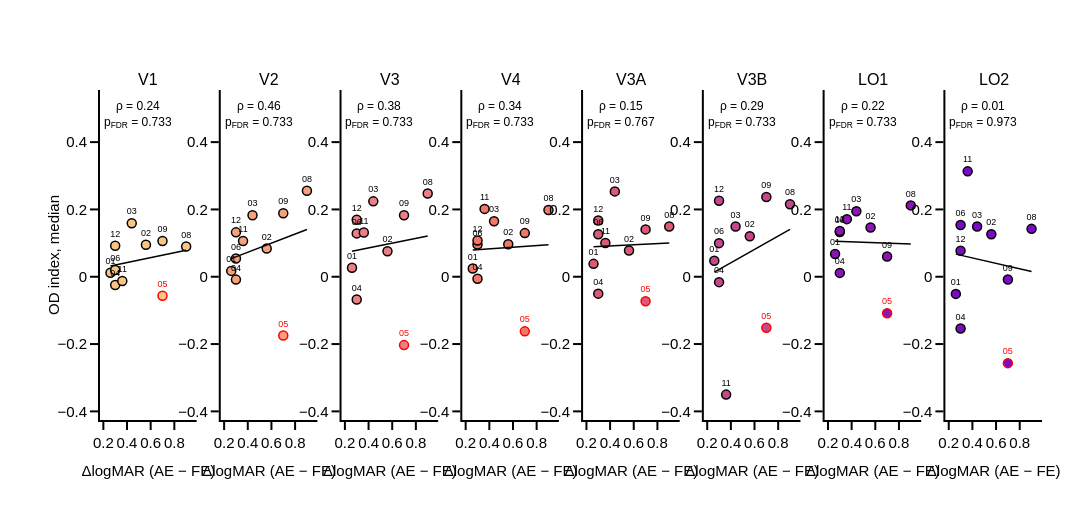
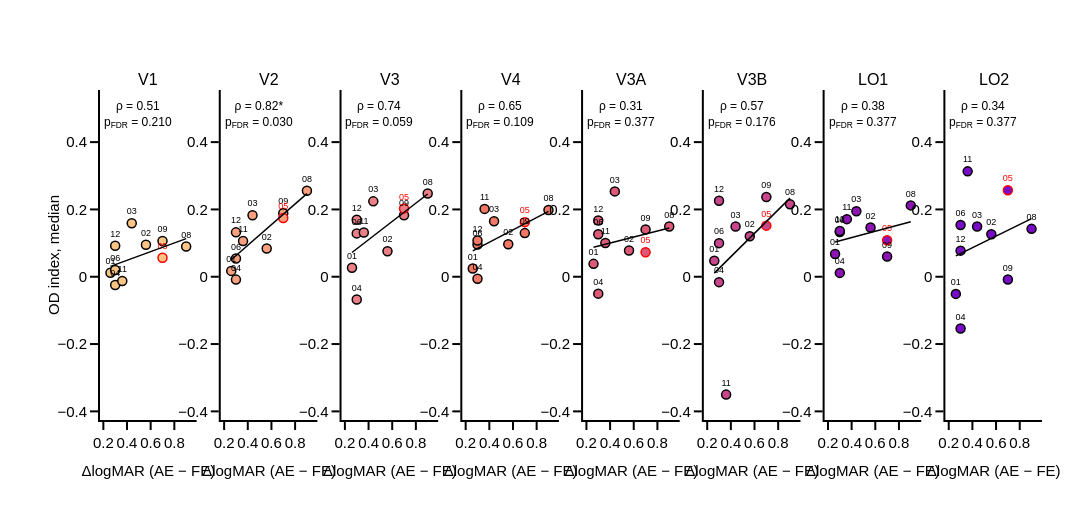

Notebook code for these charts, in order:
### Code cell
s_clin_od = {v: clin_tests(od_clin[v], 'od_index') for v in versions}
print('OD index vs ΔlogMAR')
print(pd.concat({v: s_clin_od[v][['n', 'rho', 'p_fdr']] for v in versions}, axis=1).round(3).to_string())
for v in versions:
    print('\n========== sub-05 {} =========='.format(v))
    scatter_figure(od_clin[v], 'od_index', s_clin_od[v], 'OD index, median', y_range('od_index'),
                   'od_final_fig3a_od_index_vs_dlogmar_{}'.format(version_suffix[v]))

### Figure 1 — Plotly figure (JSON) as saved in the notebook; plotly's stock layout.template omitted (floating-point values rounded to 4 significant figures)
{"data": [{"marker": {"color": "rgb(250, 196, 132)", "line": {"color": ["black", "black", "black", "black", "red", "black", "black", "black", "black", "black"], "width": 1.5}, "size": 9}, "mode": "markers+text", "showlegend": false, "text": ["01", "02", "03", "04", "05", "06", "08", "09", "11", "12"], "textfont": {"color": ["black", "black", "black", "black", "red", "black", "black", "black", "black", "black"], "size": 9}, "textposition": "top center", "type": "scatter", "x": [0.26, 0.56, 0.44, 0.3, 0.7, 0.3, 0.9, 0.7, 0.36, 0.3], "xaxis": "x", "y": [0.01191, 0.09497, 0.1592, -0.02452, -0.05648, 0.01981, 0.08977, 0.1064, -0.0127, 0.09188], "yaxis": "y"}, {"line": {"color": "black", "width": 1.5}, "mode": "lines", "showlegend": false, "type": "scatter", "x": [0.26, 0.9], "xaxis": "x", "y": [0.03183, 0.07851], "yaxis": "y"}, {"marker": {"color": "rgb(248, 160, 126)", "line": {"color": ["black", "black", "black", "black", "red", "black", "black", "black", "black", "black"], "width": 1.5}, "size": 9}, "mode": "markers+text", "showlegend": false, "text": ["01", "02", "03", "04", "05", "06", "08", "09", "11", "12"], "textfont": {"color": ["black", "black", "black", "black", "red", "black", "black", "black", "black", "black"], "size": 9}, "textposition": "top center", "type": "scatter", "x": [0.26, 0.56, 0.44, 0.3, 0.7, 0.3, 0.9, 0.7, 0.36, 0.3], "xaxis": "x2", "y": [0.01734, 0.08381, 0.1826, -0.008454, -0.1744, 0.05399, 0.2554, 0.1885, 0.1064, 0.1319], "yaxis": "y2"}, {"line": {"color": "black", "width": 1.5}, "mode": "lines", "showlegend": false, "type": "scatter", "x": [0.26, 0.9], "xaxis": "x2", "y": [0.05372, 0.1402], "yaxis": "y2"}, {"marker": {"color": "rgb(235, 127, 134)", "line": {"color": ["black", "black", "black", "black", "red", "black", "black", "black", "black", "black"], "width": 1.5}, "size": 9}, "mode": "markers+text", "showlegend": false, "text": ["01", "02", "03", "04", "05", "06", "08", "09", "11", "12"], "textfont": {"color": ["black", "black", "black", "black", "red", "black", "black", "black", "black", "black"], "size": 9}, "textposition": "top center", "type": "scatter", "x": [0.26, 0.56, 0.44, 0.3, 0.7, 0.3, 0.9, 0.7, 0.36, 0.3], "xaxis": "x3", "y": [0.02696, 0.07596, 0.224, -0.06742, -0.2031, 0.1288, 0.2473, 0.1828, 0.1316, 0.1696], "yaxis": "y3"}, {"line": {"color": "black", "width": 1.5}, "mode": "lines", "showlegend": false, "type": "scatter", "x": [0.26, 0.9], "xaxis": "x3", "y": [0.07588, 0.1214], "yaxis": "y3"}, {"marker": {"color": "rgb(240, 120, 100)", "line": {"color": ["black", "black", "black", "black", "red", "black", "black", "black", "black", "black"], "width": 1.5}, "size": 9}, "mode": "markers+text", "showlegend": false, "text": ["01", "02", "03", "04", "05", "06", "08", "09", "11", "12"], "textfont": {"color": ["black", "black", "black", "black", "red", "black", "black", "black", "black", "black"], "size": 9}, "textposition": "top center", "type": "scatter", "x": [0.26, 0.56, 0.44, 0.3, 0.7, 0.3, 0.9, 0.7, 0.36, 0.3], "xaxis": "x4", "y": [0.02465, 0.09643, 0.1651, -0.006037, -0.1622, 0.09546, 0.1982, 0.1296, 0.2015, 0.1077], "yaxis": "y4"}, {"line": {"color": "black", "width": 1.5}, "mode": "lines", "showlegend": false, "type": "scatter", "x": [0.26, 0.9], "xaxis": "x4", "y": [0.07982, 0.09488], "yaxis": "y4"}, {"marker": {"color": "rgb(220, 90, 120)", "line": {"color": ["black", "black", "black", "black", "red", "black", "black", "black", "black", "black"], "width": 1.5}, "size": 9}, "mode": "markers+text", "showlegend": false, "text": ["01", "02", "03", "04", "05", "06", "08", "09", "11", "12"], "textfont": {"color": ["black", "black", "black", "black", "red", "black", "black", "black", "black", "black"], "size": 9}, "textposition": "top center", "type": "scatter", "x": [0.26, 0.56, 0.44, 0.3, 0.7, 0.3, 0.9, 0.7, 0.36, 0.3], "xaxis": "x5", "y": [0.03828, 0.07778, 0.2536, -0.05025, -0.07299, 0.1261, 0.149, 0.1407, 0.1003, 0.1672], "yaxis": "y5"}, {"line": {"color": "black", "width": 1.5}, "mode": "lines", "showlegend": false, "type": "scatter", "x": [0.26, 0.9], "xaxis": "x5", "y": [0.08921, 0.1001], "yaxis": "y5"}, {"marker": {"color": "rgb(200, 70, 140)", "line": {"color": ["black", "black", "black", "black", "red", "black", "black", "black", "black", "black"], "width": 1.5}, "size": 9}, "mode": "markers+text", "showlegend": false, "text": ["01", "02", "03", "04", "05", "06", "08", "09", "11", "12"], "textfont": {"color": ["black", "black", "black", "black", "red", "black", "black", "black", "black", "black"], "size": 9}, "textposition": "top center", "type": "scatter", "x": [0.26, 0.56, 0.44, 0.3, 0.7, 0.3, 0.9, 0.7, 0.36, 0.3], "xaxis": "x6", "y": [0.04765, 0.1204, 0.1491, -0.01602, -0.1518, 0.0998, 0.2151, 0.2371, -0.3502, 0.2256], "yaxis": "y6"}, {"line": {"color": "black", "width": 1.5}, "mode": "lines", "showlegend": false, "type": "scatter", "x": [0.26, 0.9], "xaxis": "x6", "y": [0.01363, 0.1406], "yaxis": "y6"}, {"marker": {"color": "rgb(140, 20, 180)", "line": {"color": ["black", "black", "black", "black", "red", "black", "black", "black", "black", "black"], "width": 1.5}, "size": 9}, "mode": "markers+text", "showlegend": false, "text": ["01", "02", "03", "04", "05", "06", "08", "09", "11", "12"], "textfont": {"color": ["black", "black", "black", "black", "red", "black", "black", "black", "black", "black"], "size": 9}, "textposition": "top center", "type": "scatter", "x": [0.26, 0.56, 0.44, 0.3, 0.7, 0.3, 0.9, 0.7, 0.36, 0.3], "xaxis": "x7", "y": [0.06749, 0.1463, 0.1947, 0.01146, -0.1082, 0.1327, 0.2119, 0.05991, 0.1712, 0.1363], "yaxis": "y7"}, {"line": {"color": "black", "width": 1.5}, "mode": "lines", "showlegend": false, "type": "scatter", "x": [0.26, 0.9], "xaxis": "x7", "y": [0.1052, 0.09706], "yaxis": "y7"}, {"marker": {"color": "rgb(120, 10, 200)", "line": {"color": ["black", "black", "black", "black", "red", "black", "black", "black", "black", "black"], "width": 1.5}, "size": 9}, "mode": "markers+text", "showlegend": false, "text": ["01", "02", "03", "04", "05", "06", "08", "09", "11", "12"], "textfont": {"color": ["black", "black", "black", "black", "red", "black", "black", "black", "black", "black"], "size": 9}, "textposition": "top center", "type": "scatter", "x": [0.26, 0.56, 0.44, 0.3, 0.7, 0.3, 0.9, 0.7, 0.36, 0.3], "xaxis": "x8", "y": [-0.05102, 0.1263, 0.1492, -0.1538, -0.2568, 0.1539, 0.1423, -0.008247, 0.3131, 0.07749], "yaxis": "y8"}, {"line": {"color": "black", "width": 1.5}, "mode": "lines", "showlegend": false, "type": "scatter", "x": [0.26, 0.9], "xaxis": "x8", "y": [0.06722, 0.0154], "yaxis": "y8"}], "layout": {"annotations": [{"font": {"size": 16}, "showarrow": false, "text": "V1", "x": 0.05128, "xanchor": "center", "xref": "paper", "y": 1, "yanchor": "bottom", "yref": "paper"}, {"font": {"size": 16}, "showarrow": false, "text": "V2", "x": 0.1795, "xanchor": "center", "xref": "paper", "y": 1, "yanchor": "bottom", "yref": "paper"}, {"font": {"size": 16}, "showarrow": false, "text": "V3", "x": 0.3077, "xanchor": "center", "xref": "paper", "y": 1, "yanchor": "bottom", "yref": "paper"}, {"font": {"size": 16}, "showarrow": false, "text": "V4", "x": 0.4359, "xanchor": "center", "xref": "paper", "y": 1, "yanchor": "bottom", "yref": "paper"}, {"font": {"size": 16}, "showarrow": false, "text": "V3A", "x": 0.5641, "xanchor": "center", "xref": "paper", "y": 1, "yanchor": "bottom", "yref": "paper"}, {"font": {"size": 16}, "showarrow": false, "text": "V3B", "x": 0.6923, "xanchor": "center", "xref": "paper", "y": 1, "yanchor": "bottom", "yref": "paper"}, {"font": {"size": 16}, "showarrow": false, "text": "LO1", "x": 0.8205, "xanchor": "center", "xref": "paper", "y": 1, "yanchor": "bottom", "yref": "paper"}, {"font": {"size": 16}, "showarrow": false, "text": "LO2", "x": 0.9487, "xanchor": "center", "xref": "paper", "y": 1, "yanchor": "bottom", "yref": "paper"}, {"font": {"size": 12}, "showarrow": false, "text": "ρ = 0.24<br>p<sub>FDR</sub> = 0.733", "x": 0.02, "xanchor": "left", "xref": "x domain", "y": 0.98, "yanchor": "top", "yref": "y domain"}, {"font": {"size": 12}, "showarrow": false, "text": "ρ = 0.46<br>p<sub>FDR</sub> = 0.733", "x": 0.02, "xanchor": "left", "xref": "x2 domain", "y": 0.98, "yanchor": "top", "yref": "y2 domain"}, {"font": {"size": 12}, "showarrow": false, "text": "ρ = 0.38<br>p<sub>FDR</sub> = 0.733", "x": 0.02, "xanchor": "left", "xref": "x3 domain", "y": 0.98, "yanchor": "top", "yref": "y3 domain"}, {"font": {"size": 12}, "showarrow": false, "text": "ρ = 0.34<br>p<sub>FDR</sub> = 0.733", "x": 0.02, "xanchor": "left", "xref": "x4 domain", "y": 0.98, "yanchor": "top", "yref": "y4 domain"}, {"font": {"size": 12}, "showarrow": false, "text": "ρ = 0.15<br>p<sub>FDR</sub> = 0.767", "x": 0.02, "xanchor": "left", "xref": "x5 domain", "y": 0.98, "yanchor": "top", "yref": "y5 domain"}, {"font": {"size": 12}, "showarrow": false, "text": "ρ = 0.29<br>p<sub>FDR</sub> = 0.733", "x": 0.02, "xanchor": "left", "xref": "x6 domain", "y": 0.98, "yanchor": "top", "yref": "y6 domain"}, {"font": {"size": 12}, "showarrow": false, "text": "ρ = 0.22<br>p<sub>FDR</sub> = 0.733", "x": 0.02, "xanchor": "left", "xref": "x7 domain", "y": 0.98, "yanchor": "top", "yref": "y7 domain"}, {"font": {"size": 12}, "showarrow": false, "text": "ρ = 0.01<br>p<sub>FDR</sub> = 0.973", "x": 0.02, "xanchor": "left", "xref": "x8 domain", "y": 0.98, "yanchor": "top", "yref": "y8 domain"}], "height": 525, "margin": {"b": 105, "l": 100, "r": 50, "t": 90}, "width": 2100, "xaxis": {"anchor": "y", "autorange": true, "domain": [0, 0.1026], "range": [0.2007, 0.9593], "showline": true, "title": {"text": "ΔlogMAR (AE − FE)"}, "type": "linear"}, "xaxis2": {"anchor": "y2", "autorange": true, "domain": [0.1282, 0.2308], "range": [0.2007, 0.9593], "showline": true, "title": {"text": "ΔlogMAR (AE − FE)"}, "type": "linear"}, "xaxis3": {"anchor": "y3", "autorange": true, "domain": [0.2564, 0.359], "range": [0.2007, 0.9593], "showline": true, "title": {"text": "ΔlogMAR (AE − FE)"}, "type": "linear"}, "xaxis4": {"anchor": "y4", "autorange": true, "domain": [0.3846, 0.4872], "range": [0.2007, 0.9593], "showline": true, "title": {"text": "ΔlogMAR (AE − FE)"}, "type": "linear"}, "xaxis5": {"anchor": "y5", "autorange": true, "domain": [0.5128, 0.6154], "range": [0.2007, 0.9593], "showline": true, "title": {"text": "ΔlogMAR (AE − FE)"}, "type": "linear"}, "xaxis6": {"anchor": "y6", "autorange": true, "domain": [0.641, 0.7436], "range": [0.2007, 0.9593], "showline": true, "title": {"text": "ΔlogMAR (AE − FE)"}, "type": "linear"}, "xaxis7": {"anchor": "y7", "autorange": true, "domain": [0.7692, 0.8718], "range": [0.2007, 0.9593], "showline": true, "title": {"text": "ΔlogMAR (AE − FE)"}, "type": "linear"}, "xaxis8": {"anchor": "y8", "autorange": true, "domain": [0.8974, 1.0], "range": [0.2007, 0.9593], "showline": true, "title": {"text": "ΔlogMAR (AE − FE)"}, "type": "linear"}, "yaxis": {"anchor": "x", "domain": [0, 1], "range": [-0.4256, 0.5549], "showline": true, "title": {"text": "OD index, median"}, "type": "linear"}, "yaxis2": {"anchor": "x2", "domain": [0, 1], "range": [-0.4256, 0.5549], "showline": true, "type": "linear"}, "yaxis3": {"anchor": "x3", "domain": [0, 1], "range": [-0.4256, 0.5549], "showline": true, "type": "linear"}, "yaxis4": {"anchor": "x4", "domain": [0, 1], "range": [-0.4256, 0.5549], "showline": true, "type": "linear"}, "yaxis5": {"anchor": "x5", "domain": [0, 1], "range": [-0.4256, 0.5549], "showline": true, "type": "linear"}, "yaxis6": {"anchor": "x6", "domain": [0, 1], "range": [-0.4256, 0.5549], "showline": true, "type": "linear"}, "yaxis7": {"anchor": "x7", "domain": [0, 1], "range": [-0.4256, 0.5549], "showline": true, "type": "linear"}, "yaxis8": {"anchor": "x8", "domain": [0, 1], "range": [-0.4256, 0.5549], "showline": true, "type": "linear"}}}

### Figure 2 — Plotly figure (JSON) as saved in the notebook; plotly's stock layout.template omitted (floating-point values rounded to 4 significant figures)
{"data": [{"marker": {"color": "rgb(250, 196, 132)", "line": {"color": ["black", "black", "black", "black", "black", "black", "black", "black", "black", "red"], "width": 1.5}, "size": 9}, "mode": "markers+text", "showlegend": false, "text": ["01", "02", "03", "04", "06", "08", "09", "11", "12", "05"], "textfont": {"color": ["black", "black", "black", "black", "black", "black", "black", "black", "black", "red"], "size": 9}, "textposition": "top center", "type": "scatter", "x": [0.26, 0.56, 0.44, 0.3, 0.3, 0.9, 0.7, 0.36, 0.3, 0.7], "xaxis": "x", "y": [0.01191, 0.09497, 0.1592, -0.02452, 0.01981, 0.08977, 0.1064, -0.0127, 0.09188, 0.05648], "yaxis": "y"}, {"line": {"color": "black", "width": 1.5}, "mode": "lines", "showlegend": false, "type": "scatter", "x": [0.26, 0.9], "xaxis": "x", "y": [0.03074, 0.1131], "yaxis": "y"}, {"marker": {"color": "rgb(248, 160, 126)", "line": {"color": ["black", "black", "black", "black", "black", "black", "black", "black", "black", "red"], "width": 1.5}, "size": 9}, "mode": "markers+text", "showlegend": false, "text": ["01", "02", "03", "04", "06", "08", "09", "11", "12", "05"], "textfont": {"color": ["black", "black", "black", "black", "black", "black", "black", "black", "black", "red"], "size": 9}, "textposition": "top center", "type": "scatter", "x": [0.26, 0.56, 0.44, 0.3, 0.3, 0.9, 0.7, 0.36, 0.3, 0.7], "xaxis": "x2", "y": [0.01734, 0.08381, 0.1826, -0.008454, 0.05399, 0.2554, 0.1885, 0.1064, 0.1319, 0.1744], "yaxis": "y2"}, {"line": {"color": "black", "width": 1.5}, "mode": "lines", "showlegend": false, "type": "scatter", "x": [0.26, 0.9], "xaxis": "x2", "y": [0.05034, 0.2471], "yaxis": "y2"}, {"marker": {"color": "rgb(235, 127, 134)", "line": {"color": ["black", "black", "black", "black", "black", "black", "black", "black", "black", "red"], "width": 1.5}, "size": 9}, "mode": "markers+text", "showlegend": false, "text": ["01", "02", "03", "04", "06", "08", "09", "11", "12", "05"], "textfont": {"color": ["black", "black", "black", "black", "black", "black", "black", "black", "black", "red"], "size": 9}, "textposition": "top center", "type": "scatter", "x": [0.26, 0.56, 0.44, 0.3, 0.3, 0.9, 0.7, 0.36, 0.3, 0.7], "xaxis": "x3", "y": [0.02696, 0.07596, 0.224, -0.06742, 0.1288, 0.2473, 0.1828, 0.1316, 0.1696, 0.2031], "yaxis": "y3"}, {"line": {"color": "black", "width": 1.5}, "mode": "lines", "showlegend": false, "type": "scatter", "x": [0.26, 0.9], "xaxis": "x3", "y": [0.07193, 0.2459], "yaxis": "y3"}, {"marker": {"color": "rgb(240, 120, 100)", "line": {"color": ["black", "black", "black", "black", "black", "black", "black", "black", "black", "red"], "width": 1.5}, "size": 9}, "mode": "markers+text", "showlegend": false, "text": ["01", "02", "03", "04", "06", "08", "09", "11", "12", "05"], "textfont": {"color": ["black", "black", "black", "black", "black", "black", "black", "black", "black", "red"], "size": 9}, "textposition": "top center", "type": "scatter", "x": [0.26, 0.56, 0.44, 0.3, 0.3, 0.9, 0.7, 0.36, 0.3, 0.7], "xaxis": "x4", "y": [0.02465, 0.09643, 0.1651, -0.006037, 0.09546, 0.1982, 0.1296, 0.2015, 0.1077, 0.1622], "yaxis": "y4"}, {"line": {"color": "black", "width": 1.5}, "mode": "lines", "showlegend": false, "type": "scatter", "x": [0.26, 0.9], "xaxis": "x4", "y": [0.07667, 0.1943], "yaxis": "y4"}, {"marker": {"color": "rgb(220, 90, 120)", "line": {"color": ["black", "black", "black", "black", "black", "black", "black", "black", "black", "red"], "width": 1.5}, "size": 9}, "mode": "markers+text", "showlegend": false, "text": ["01", "02", "03", "04", "06", "08", "09", "11", "12", "05"], "textfont": {"color": ["black", "black", "black", "black", "black", "black", "black", "black", "black", "red"], "size": 9}, "textposition": "top center", "type": "scatter", "x": [0.26, 0.56, 0.44, 0.3, 0.3, 0.9, 0.7, 0.36, 0.3, 0.7], "xaxis": "x5", "y": [0.03828, 0.07778, 0.2536, -0.05025, 0.1261, 0.149, 0.1407, 0.1003, 0.1672, 0.07299], "yaxis": "y5"}, {"line": {"color": "black", "width": 1.5}, "mode": "lines", "showlegend": false, "type": "scatter", "x": [0.26, 0.9], "xaxis": "x5", "y": [0.08779, 0.1448], "yaxis": "y5"}, {"marker": {"color": "rgb(200, 70, 140)", "line": {"color": ["black", "black", "black", "black", "black", "black", "black", "black", "black", "red"], "width": 1.5}, "size": 9}, "mode": "markers+text", "showlegend": false, "text": ["01", "02", "03", "04", "06", "08", "09", "11", "12", "05"], "textfont": {"color": ["black", "black", "black", "black", "black", "black", "black", "black", "black", "red"], "size": 9}, "textposition": "top center", "type": "scatter", "x": [0.26, 0.56, 0.44, 0.3, 0.3, 0.9, 0.7, 0.36, 0.3, 0.7], "xaxis": "x6", "y": [0.04765, 0.1204, 0.1491, -0.01602, 0.0998, 0.2151, 0.2371, -0.3502, 0.2256, 0.1518], "yaxis": "y6"}, {"line": {"color": "black", "width": 1.5}, "mode": "lines", "showlegend": false, "type": "scatter", "x": [0.26, 0.9], "xaxis": "x6", "y": [0.01069, 0.2336], "yaxis": "y6"}, {"marker": {"color": "rgb(140, 20, 180)", "line": {"color": ["black", "black", "black", "black", "black", "black", "black", "black", "black", "red"], "width": 1.5}, "size": 9}, "mode": "markers+text", "showlegend": false, "text": ["01", "02", "03", "04", "06", "08", "09", "11", "12", "05"], "textfont": {"color": ["black", "black", "black", "black", "black", "black", "black", "black", "black", "red"], "size": 9}, "textposition": "top center", "type": "scatter", "x": [0.26, 0.56, 0.44, 0.3, 0.3, 0.9, 0.7, 0.36, 0.3, 0.7], "xaxis": "x7", "y": [0.06749, 0.1463, 0.1947, 0.01146, 0.1327, 0.2119, 0.05991, 0.1712, 0.1363, 0.1082], "yaxis": "y7"}, {"line": {"color": "black", "width": 1.5}, "mode": "lines", "showlegend": false, "type": "scatter", "x": [0.26, 0.9], "xaxis": "x7", "y": [0.1031, 0.1634], "yaxis": "y7"}, {"marker": {"color": "rgb(120, 10, 200)", "line": {"color": ["black", "black", "black", "black", "black", "black", "black", "black", "black", "red"], "width": 1.5}, "size": 9}, "mode": "markers+text", "showlegend": false, "text": ["01", "02", "03", "04", "06", "08", "09", "11", "12", "05"], "textfont": {"color": ["black", "black", "black", "black", "black", "black", "black", "black", "black", "red"], "size": 9}, "textposition": "top center", "type": "scatter", "x": [0.26, 0.56, 0.44, 0.3, 0.3, 0.9, 0.7, 0.36, 0.3, 0.7], "xaxis": "x8", "y": [-0.05102, 0.1263, 0.1492, -0.1538, 0.1539, 0.1423, -0.008247, 0.3131, 0.07749, 0.2568], "yaxis": "y8"}, {"line": {"color": "black", "width": 1.5}, "mode": "lines", "showlegend": false, "type": "scatter", "x": [0.26, 0.9], "xaxis": "x8", "y": [0.06224, 0.1728], "yaxis": "y8"}], "layout": {"annotations": [{"font": {"size": 16}, "showarrow": false, "text": "V1", "x": 0.05128, "xanchor": "center", "xref": "paper", "y": 1, "yanchor": "bottom", "yref": "paper"}, {"font": {"size": 16}, "showarrow": false, "text": "V2", "x": 0.1795, "xanchor": "center", "xref": "paper", "y": 1, "yanchor": "bottom", "yref": "paper"}, {"font": {"size": 16}, "showarrow": false, "text": "V3", "x": 0.3077, "xanchor": "center", "xref": "paper", "y": 1, "yanchor": "bottom", "yref": "paper"}, {"font": {"size": 16}, "showarrow": false, "text": "V4", "x": 0.4359, "xanchor": "center", "xref": "paper", "y": 1, "yanchor": "bottom", "yref": "paper"}, {"font": {"size": 16}, "showarrow": false, "text": "V3A", "x": 0.5641, "xanchor": "center", "xref": "paper", "y": 1, "yanchor": "bottom", "yref": "paper"}, {"font": {"size": 16}, "showarrow": false, "text": "V3B", "x": 0.6923, "xanchor": "center", "xref": "paper", "y": 1, "yanchor": "bottom", "yref": "paper"}, {"font": {"size": 16}, "showarrow": false, "text": "LO1", "x": 0.8205, "xanchor": "center", "xref": "paper", "y": 1, "yanchor": "bottom", "yref": "paper"}, {"font": {"size": 16}, "showarrow": false, "text": "LO2", "x": 0.9487, "xanchor": "center", "xref": "paper", "y": 1, "yanchor": "bottom", "yref": "paper"}, {"font": {"size": 12}, "showarrow": false, "text": "ρ = 0.51<br>p<sub>FDR</sub> = 0.210", "x": 0.02, "xanchor": "left", "xref": "x domain", "y": 0.98, "yanchor": "top", "yref": "y domain"}, {"font": {"size": 12}, "showarrow": false, "text": "ρ = 0.82*<br>p<sub>FDR</sub> = 0.030", "x": 0.02, "xanchor": "left", "xref": "x2 domain", "y": 0.98, "yanchor": "top", "yref": "y2 domain"}, {"font": {"size": 12}, "showarrow": false, "text": "ρ = 0.74<br>p<sub>FDR</sub> = 0.059", "x": 0.02, "xanchor": "left", "xref": "x3 domain", "y": 0.98, "yanchor": "top", "yref": "y3 domain"}, {"font": {"size": 12}, "showarrow": false, "text": "ρ = 0.65<br>p<sub>FDR</sub> = 0.109", "x": 0.02, "xanchor": "left", "xref": "x4 domain", "y": 0.98, "yanchor": "top", "yref": "y4 domain"}, {"font": {"size": 12}, "showarrow": false, "text": "ρ = 0.31<br>p<sub>FDR</sub> = 0.377", "x": 0.02, "xanchor": "left", "xref": "x5 domain", "y": 0.98, "yanchor": "top", "yref": "y5 domain"}, {"font": {"size": 12}, "showarrow": false, "text": "ρ = 0.57<br>p<sub>FDR</sub> = 0.176", "x": 0.02, "xanchor": "left", "xref": "x6 domain", "y": 0.98, "yanchor": "top", "yref": "y6 domain"}, {"font": {"size": 12}, "showarrow": false, "text": "ρ = 0.38<br>p<sub>FDR</sub> = 0.377", "x": 0.02, "xanchor": "left", "xref": "x7 domain", "y": 0.98, "yanchor": "top", "yref": "y7 domain"}, {"font": {"size": 12}, "showarrow": false, "text": "ρ = 0.34<br>p<sub>FDR</sub> = 0.377", "x": 0.02, "xanchor": "left", "xref": "x8 domain", "y": 0.98, "yanchor": "top", "yref": "y8 domain"}], "height": 525, "margin": {"b": 105, "l": 100, "r": 50, "t": 90}, "width": 2100, "xaxis": {"anchor": "y", "autorange": true, "domain": [0, 0.1026], "range": [0.2007, 0.9593], "showline": true, "title": {"text": "ΔlogMAR (AE − FE)"}, "type": "linear"}, "xaxis2": {"anchor": "y2", "autorange": true, "domain": [0.1282, 0.2308], "range": [0.2007, 0.9593], "showline": true, "title": {"text": "ΔlogMAR (AE − FE)"}, "type": "linear"}, "xaxis3": {"anchor": "y3", "autorange": true, "domain": [0.2564, 0.359], "range": [0.2007, 0.9593], "showline": true, "title": {"text": "ΔlogMAR (AE − FE)"}, "type": "linear"}, "xaxis4": {"anchor": "y4", "autorange": true, "domain": [0.3846, 0.4872], "range": [0.2007, 0.9593], "showline": true, "title": {"text": "ΔlogMAR (AE − FE)"}, "type": "linear"}, "xaxis5": {"anchor": "y5", "autorange": true, "domain": [0.5128, 0.6154], "range": [0.2007, 0.9593], "showline": true, "title": {"text": "ΔlogMAR (AE − FE)"}, "type": "linear"}, "xaxis6": {"anchor": "y6", "autorange": true, "domain": [0.641, 0.7436], "range": [0.2007, 0.9593], "showline": true, "title": {"text": "ΔlogMAR (AE − FE)"}, "type": "linear"}, "xaxis7": {"anchor": "y7", "autorange": true, "domain": [0.7692, 0.8718], "range": [0.2007, 0.9593], "showline": true, "title": {"text": "ΔlogMAR (AE − FE)"}, "type": "linear"}, "xaxis8": {"anchor": "y8", "autorange": true, "domain": [0.8974, 1.0], "range": [0.2007, 0.9593], "showline": true, "title": {"text": "ΔlogMAR (AE − FE)"}, "type": "linear"}, "yaxis": {"anchor": "x", "domain": [0, 1], "range": [-0.4256, 0.5549], "showline": true, "title": {"text": "OD index, median"}, "type": "linear"}, "yaxis2": {"anchor": "x2", "domain": [0, 1], "range": [-0.4256, 0.5549], "showline": true, "type": "linear"}, "yaxis3": {"anchor": "x3", "domain": [0, 1], "range": [-0.4256, 0.5549], "showline": true, "type": "linear"}, "yaxis4": {"anchor": "x4", "domain": [0, 1], "range": [-0.4256, 0.5549], "showline": true, "type": "linear"}, "yaxis5": {"anchor": "x5", "domain": [0, 1], "range": [-0.4256, 0.5549], "showline": true, "type": "linear"}, "yaxis6": {"anchor": "x6", "domain": [0, 1], "range": [-0.4256, 0.5549], "showline": true, "type": "linear"}, "yaxis7": {"anchor": "x7", "domain": [0, 1], "range": [-0.4256, 0.5549], "showline": true, "type": "linear"}, "yaxis8": {"anchor": "x8", "domain": [0, 1], "range": [-0.4256, 0.5549], "showline": true, "type": "linear"}}}
